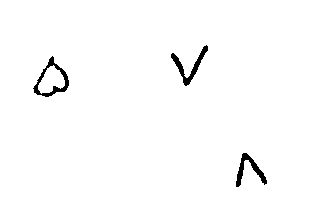
#> input picture images/output_adad.png, 314 x 217 px
$ python HW9.py
#> lines starting #> are read from the running program, lines starting #| are printed output that depends on the picture; after the words box and inside, x2 and y2 are one past the last pixel; in counts of white or black regions, pixels touching at a corner belong together
import matplotlib.pyplot as plt
import numpy as np
import cv2
img = cv2.imread("images/output_adad.png", 0)
#> img: shape (217, 314); 98.5% white; 3 black regions, box (x1, y1, x2, y2) and area: (33, 56, 69, 97) 368, (171, 45, 208, 86) 345, (236, 153, 267, 187) 319
ret2,img = cv2.threshold(img, 127, 255, cv2.THRESH_BINARY_INV)
_, img = cv2.threshold(img, 127, 255, cv2.THRESH_BINARY)
num_labels, labels = cv2.connectedComponents(img)
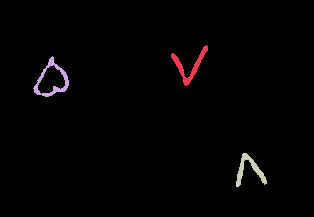
#> labels: shape (217, 314) int32; 4 distinct labels, from 0 to 3; one colour per label, 0 black
#> num_labels = 4

label_hue = np.uint8(179*labels/np.max(labels))
blank = np.ones_like(img) * 255
labeled_img = cv2.merge([label_hue, blank, blank])
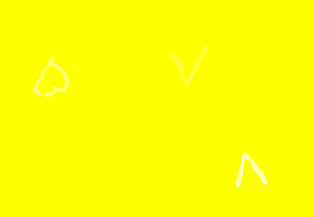
#> labeled_img: shape (217, 314, 3); mean of channels 0, 1, 2 1.8, 255, 255; drawn as B, G, R

labeled_img = cv2.cvtColor(labeled_img, cv2.COLOR_HSV2BGR)
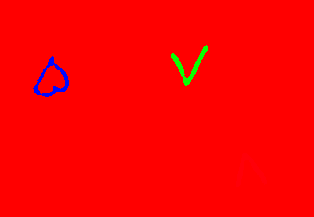
#> labeled_img: shape (217, 314, 3); mean B, G, R 1.4, 1.3, 252.4

labeled_img[label_hue==0] = 0
plt.figure(figsize=[10,8])
plt.subplot(121);plt.imshow(img, cmap='gray');plt.title("Original");
plt.subplot(122);plt.imshow(labeled_img, cmap='gray');plt.title("labeled image");
print(np.max(labels))
#| 3
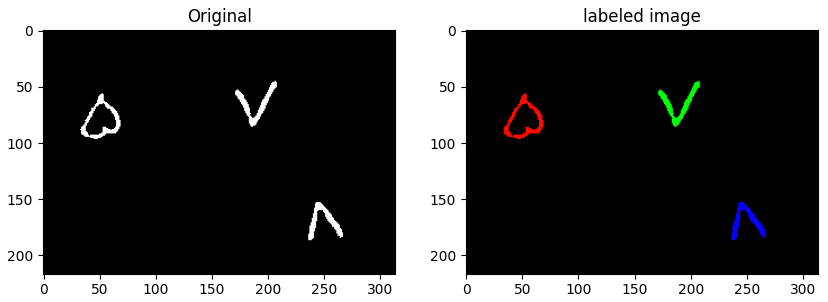
#> figure drawn by matplotlib, 2 panels; B, G, R data is drawn as R, G, B
